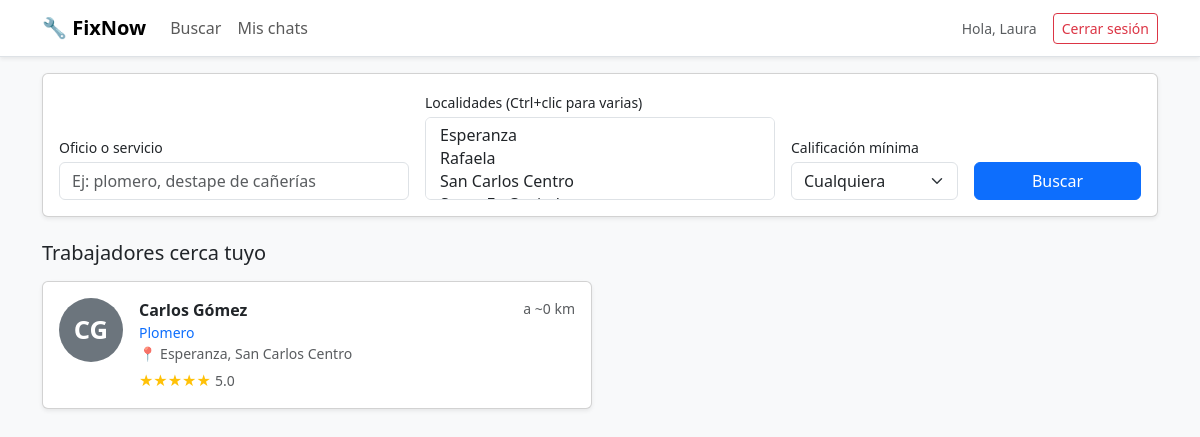
Page /panel_cliente.php (signed in) on the committed database.
### tables this page shows
CREATE TABLE TRABAJADOR (
    id_trabajador       INT AUTO_INCREMENT PRIMARY KEY,
    id_usuario          INT NOT NULL UNIQUE,    
    oficio              VARCHAR(80),
    descripcion         TEXT,
    anios_experiencia   TINYINT,
    estado_habilitacion ENUM('pendiente','habilitado','rechazado') NOT NULL DEFAULT 'pendiente',
    foto_perfil         VARCHAR(255),
    FOREIGN KEY (id_usuario) REFERENCES USUARIO(id_usuario) ON DELETE CASCADE
);

CREATE TABLE USUARIO (
    id_usuario     INT AUTO_INCREMENT PRIMARY KEY,
    nombre         VARCHAR(60) NOT NULL,
    apellido       VARCHAR(60) NOT NULL,
    mail           VARCHAR(120) NOT NULL UNIQUE,    
    contrasena     VARCHAR(255) NOT NULL,           
    rol            ENUM('cliente','trabajador','admin') NOT NULL,
    id_localidad   INT,
    fecha_registro DATETIME DEFAULT CURRENT_TIMESTAMP,
    estado         ENUM('activo','pendiente','bloqueado') NOT NULL DEFAULT 'activo',
    FOREIGN KEY (id_localidad) REFERENCES LOCALIDAD(id_localidad)
);

### src/models/Localidad.php (called while the page is built)
<?php
class Localidad
{
    private PDO $pdo;
    public function __construct(PDO $pdo)
    {
        $this->pdo = $pdo;
    }
    public function listarTodas(): array
    {
        $sql = 'SELECT id_localidad, nombre, provincia FROM LOCALIDAD ORDER BY nombre ASC';
        return $this->pdo->query($sql)->fetchAll();
    }
    public function obtenerDeUsuario(int $idUsuario): ?array
    {
        $sql = 'SELECT l.id_localidad, l.nombre, l.provincia, l.latitud, l.longitud
                FROM USUARIO u
                JOIN LOCALIDAD l ON l.id_localidad = u.id_localidad
                WHERE u.id_usuario = ?
                LIMIT 1';
        $consulta = $this->pdo->prepare($sql);
        $consulta->execute([$idUsuario]);
        $fila = $consulta->fetch();
        return $fila ?: null;
    }
}

### src/controllers/BusquedaController.php (called while the page is built, shortened)
<?php
class BusquedaController
{
    public static function listaInicial(int $idUsuario): array
    {
        $pdo = Database::getConexion();
        $modeloTrabajador = new Trabajador($pdo);
        $localidad = (new Localidad($pdo))->obtenerDeUsuario($idUsuario);
        if ($localidad !== null) {
            $lista = $modeloTrabajador->listarCercanos(
                (float) $localidad['latitud'],
                (float) $localidad['longitud']
            );
            if (!empty($lista)) {
                return ['modo' => 'cercania', 'trabajadores' => $lista];
            }
        }
        return ['modo' => 'mejor_calificados', 'trabajadores' => $modeloTrabajador->listarMejorCalificados()];
    }
}

### src/models/Trabajador.php (called while the page is built, shortened)
<?php
class Trabajador
{
    private PDO $pdo;
    public function __construct(PDO $pdo)
    {
        $this->pdo = $pdo;
    }
    private function columnasLista(): string
    {
        return "t.id_trabajador,
                u.nombre,
                u.apellido,
                t.oficio,
                t.foto_perfil,
                (SELECT GROUP_CONCAT(l.nombre ORDER BY l.nombre SEPARATOR ', ')
                   FROM TRABAJADOR_LOCALIDAD tl
                   JOIN LOCALIDAD l ON l.id_localidad = tl.id_localidad
                  WHERE tl.id_trabajador = t.id_trabajador) AS localidades,
                (SELECT AVG(c.puntuacion)
                   FROM CALIFICACION c
                  WHERE c.id_trabajador = t.id_trabajador) AS calificacion_promedio";
    }
    public function listarCercanos(float $lat, float $lon, int $limite = 30): array
    {
        $limite = (int) $limite;
        $sql = "SELECT {$this->columnasLista()},
                       (SELECT MIN(6371 * ACOS(LEAST(1, GREATEST(-1,
                                 COS(RADIANS(?)) * COS(RADIANS(l2.latitud))
                               * COS(RADIANS(l2.longitud) - RADIANS(?))
                               + SIN(RADIANS(?)) * SIN(RADIANS(l2.latitud))))))
                          FROM TRABAJADOR_LOCALIDAD tl2
                          JOIN LOCALIDAD l2 ON l2.id_localidad = tl2.id_localidad
                         WHERE tl2.id_trabajador = t.id_trabajador) AS distancia_km
                  FROM TRABAJADOR t
                  JOIN USUARIO u ON u.id_usuario = t.id_usuario
                 WHERE t.estado_habilitacion = 'habilitado'
                   AND u.estado = 'activo'
                 ORDER BY distancia_km ASC
                 LIMIT {$limite}";
        $consulta = $this->pdo->prepare($sql);
        $consulta->execute([$lat, $lon, $lat]);
        return $consulta->fetchAll();
    }
}

### public/panel_cliente.php (the view, shortened to what this page needs)
<?php
require_once __DIR__ . '/../src/bootstrap.php';
$idUsuario = Sesion::idUsuarioActual();
$pdo = Database::getConexion();
$localidades = (new Localidad($pdo))->listarTodas();
$esBusqueda = isset($_GET['buscar']);
if ($esBusqueda) {
    $resultado = BusquedaController::buscar($idUsuario, $_GET);
    $trabajadores = $resultado['trabajadores'];
    $filtros = $resultado['filtros'];
    $modo = 'busqueda';
} else {
    $resultado = BusquedaController::listaInicial($idUsuario);
    $trabajadores = $resultado['trabajadores'];
    $modo = $resultado['modo'];
    $filtros = ['oficio' => '', 'localidades' => [], 'calificacion_minima' => null];
}
?>
<!DOCTYPE html>
<html lang="es">
<head>
    <link href="https://cdn.jsdelivr.net/npm/bootstrap@5.3.3/dist/css/bootstrap.min.css" rel="stylesheet">
    <link rel="stylesheet" href="assets/css/estilos.css">
</head>
<body class="bg-light">
<?php require __DIR__ . '/../src/views/navbar.php'; ?>
<div class="container pb-5">
    <form method="get" class="card card-body shadow-sm mb-4">
        <div class="row g-3 align-items-end">
            <div class="col-md-4">
                <label class="form-label small mb-1">Oficio o servicio</label>
                <input type="text" name="oficio" class="form-control"
                       placeholder="Ej: plomero, destape de cañerías"
                       value="<?= Vista::e($filtros['oficio']) ?>">
            </div>
            <div class="col-md-4">
                <label class="form-label small mb-1">Localidades (Ctrl+clic para varias)</label>
                <select name="localidades[]" class="form-select" multiple size="3">
                    <?php foreach ($localidades as $loc): ?>
                        <option value="<?= (int) $loc['id_localidad'] ?>"
                            <?= in_array((int) $loc['id_localidad'], $filtros['localidades'], true) ? 'selected' : '' ?>>
                        </option>
                    <?php endforeach; ?>
                </select>
            </div>
            <div class="col-md-2">
                <label class="form-label small mb-1">Calificación mínima</label>
                <select name="calificacion_minima" class="form-select">
                    <option value="">Cualquiera</option>
                </select>
            </div>
            <div class="col-md-2">
                <button type="submit" class="btn btn-primary w-100">Buscar</button>
            </div>
        </div>
    </form>
    <h2 class="h5 mb-3">
        <?php if ($modo === 'busqueda'): ?>
            Resultados de la búsqueda
            <a href="panel_cliente.php" class="btn btn-link btn-sm">Ver cercanos</a>
        <?php elseif ($modo === 'cercania'): ?>
            Trabajadores cerca tuyo
        <?php else: ?>
            Trabajadores mejor calificados
            <small class="text-muted fw-normal">(todavía no hay trabajadores cerca de tu zona)</small>
        <?php endif; ?>
    </h2>
    <?php if (empty($trabajadores)): ?>
        <div class="alert alert-info">
            No se encontraron trabajadores en las zonas elegidas.
            <a href="panel_cliente.php" class="alert-link">Ver trabajadores cercanos</a>
        </div>
    <?php else: ?>
        <div class="row g-3">
            <?php foreach ($trabajadores as $t): ?>
                <div class="col-md-6">
                    <a href="perfil_trabajador.php?id=<?= (int) $t['id_trabajador'] ?>"
                       class="text-decoration-none text-reset">
                        <div class="card shadow-sm h-100 tarjeta-trabajador">
                            <div class="card-body d-flex gap-3">
                                <?= Vista::avatar($t['foto_perfil'], $t['nombre'], $t['apellido'], 64) ?>
                                <div class="flex-grow-1">
                                    <div class="fw-semibold">
                                        <?= Vista::e($t['nombre'] . ' ' . $t['apellido']) ?>
                                    </div>
                                    <div class="text-primary small"><?= Vista::e($t['oficio']) ?></div>
                                    <div class="small text-muted">📍 <?= Vista::e($t['localidades']) ?></div>
                                    <div class="mt-1"><?= Vista::estrellas($t['calificacion_promedio']) ?></div>
                                </div>
                                <?php if ($modo === 'cercania' && isset($t['distancia_km'])): ?>
                                    <div class="text-end small text-muted">
                                        a ~<?= (int) round((float) $t['distancia_km']) ?> km
                                    </div>
                                <?php endif; ?>
                            </div>
                        </div>
                    </a>
                </div>
            <?php endforeach; ?>
        </div>
    <?php endif; ?>
</div>
</body>
</html>

### src/helpers/Vista.php (shortened to what this page needs)
<?php
class Vista
{
    public static function e(?string $texto): string
    {
        return htmlspecialchars($texto ?? '', ENT_QUOTES, 'UTF-8');
    }
    public static function estrellas($promedio): string
    {
        $promedio = (float) $promedio;
        $llenas = (int) round($promedio);
        $texto = str_repeat('★', $llenas) . str_repeat('☆', 5 - $llenas);
        return '<span class="text-warning">' . $texto . '</span> '
             . '<span class="small text-muted">' . number_format($promedio, 1) . '</span>';
    }
    public static function avatar(?string $foto, string $nombre, string $apellido, int $tamano = 64): string
    {
        $estilo = "width:{$tamano}px;height:{$tamano}px;";
        $iniciales = mb_strtoupper(mb_substr($nombre, 0, 1) . mb_substr($apellido, 0, 1));
        return '<div class="rounded-circle bg-secondary text-white d-flex align-items-center '
             . 'justify-content-center fw-bold" style="' . $estilo . 'font-size:' . ($tamano / 2.5) . 'px;">'
             . self::e($iniciales) . '</div>';
    }
}

### public/assets/css/estilos.css (style rules this page uses)
body { font-family: 'Segoe UI', Roboto, Arial, sans-serif; }
.tarjeta-trabajador { transition: transform 0.15s ease, box-shadow 0.15s ease; }

### rows in the picture
trabajador: id_usuario.apellido "CG", id_usuario.apellido "Carlos Gómez", oficio "Plomero", localidades "Esperanza, San Carlos Centro", texto "★★★★★", promedio "5.0", distancia_km "0"

### other values in the picture
Vista::e($_SESSION['nombre'] ?? '') "Laura"
